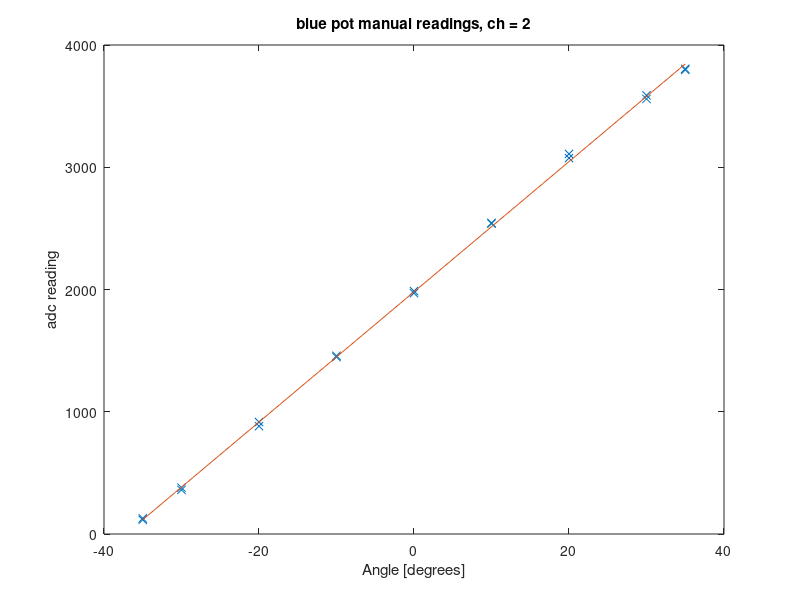

Write MATLAB code to recreate this figure.
%% Blue
% log_name = "log_347_2021-3-31-16-09-42";
% topic = "adc_report";
% directory = "/home/murray/OneDrive/Masters/QGroundControl/Logs/HoneyBee/2021-03-29_calibrate_pot_blue";
% filename = strcat(directory, "/", log_name, "_", topic, "_0", ".csv");
% csv_matrix = readmatrix(filename);
% 
% timestamp = csv_matrix(:,1).*1e-6; % in seconds
% raw_data = csv_matrix(:,3:14);
% 
% close all;
% channels = [4,10]; % Channel 10 = 3.3V, Channel 4 = 6.6V
% for i = channels
%     figure(i+1);
%     plot(timestamp, raw_data(:,i+1)) % +1 to convert channel ID to MATLAB index
% end

% Manual measurements
% Take stick to angle on protractor
% send command on MAVlink console: listener adc_report -n 3
% channel 10
% pot range = -35 to 35 degrees
manual_input = [... % [angle degrees, adc 10, adc 11] 
    55, 116, 68;    
    60, 361, 216;
    70, 916, 555;
    80, 1458, 890;
    90, 1987, 1281;
    100, 2545, 1741;
    110, 3075, 2160;
    120, 3588, 2570;
    125, 3796, 2725;
    55, 128, 76;
    60, 379, 228;
    70, 882, 526;
    80, 1447, 868;
    90, 1970, 1235;
    100, 2539, 1689;
    110, 3109, 2131;
    120, 3559, 2534;
    125, 3805, 2716];

manual_input(:,1) = manual_input(:,1) - 90; % Convert to 0 deg = down

ch = 2; % ch = 2 has least noise. choose which 3.3V report channel. 2 = ch 10, 3 = ch 11

adc_line_fit = polyfit(manual_input(:,ch), manual_input(:,1), 1); % line fit for adc2angle
adc2angle = @(adc) polyval(adc_line_fit, adc); % Convert green adc value to angle [degrees]
angle = adc2angle(71)

angle_line_fit = polyfit(manual_input(:,1), manual_input(:,ch), 1); % line fit for angle2adc
angle2adc = @(angle) polyval(angle_line_fit, angle); % Convert green adc value to angle [degrees]

% Plot range
figure
plot(manual_input(:,1), manual_input(:,ch), 'x')
hold on
x_range = linspace(min(manual_input(:,1)), max(manual_input(:,1)), 100);
plot(x_range, angle2adc(x_range))
title(['blue pot manual readings, ch = ', num2str(ch)])
ylabel('adc reading')
xlabel('Angle [degrees]')
